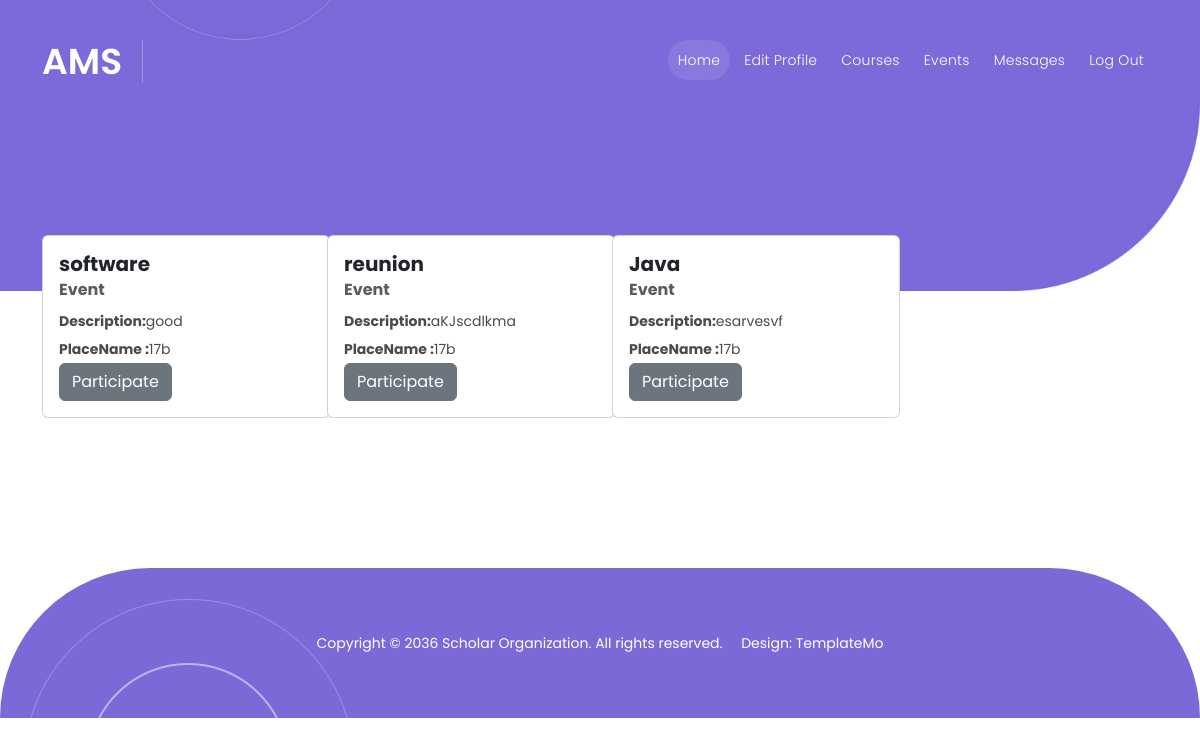
Before: /View/admin/events.php with the older database file.
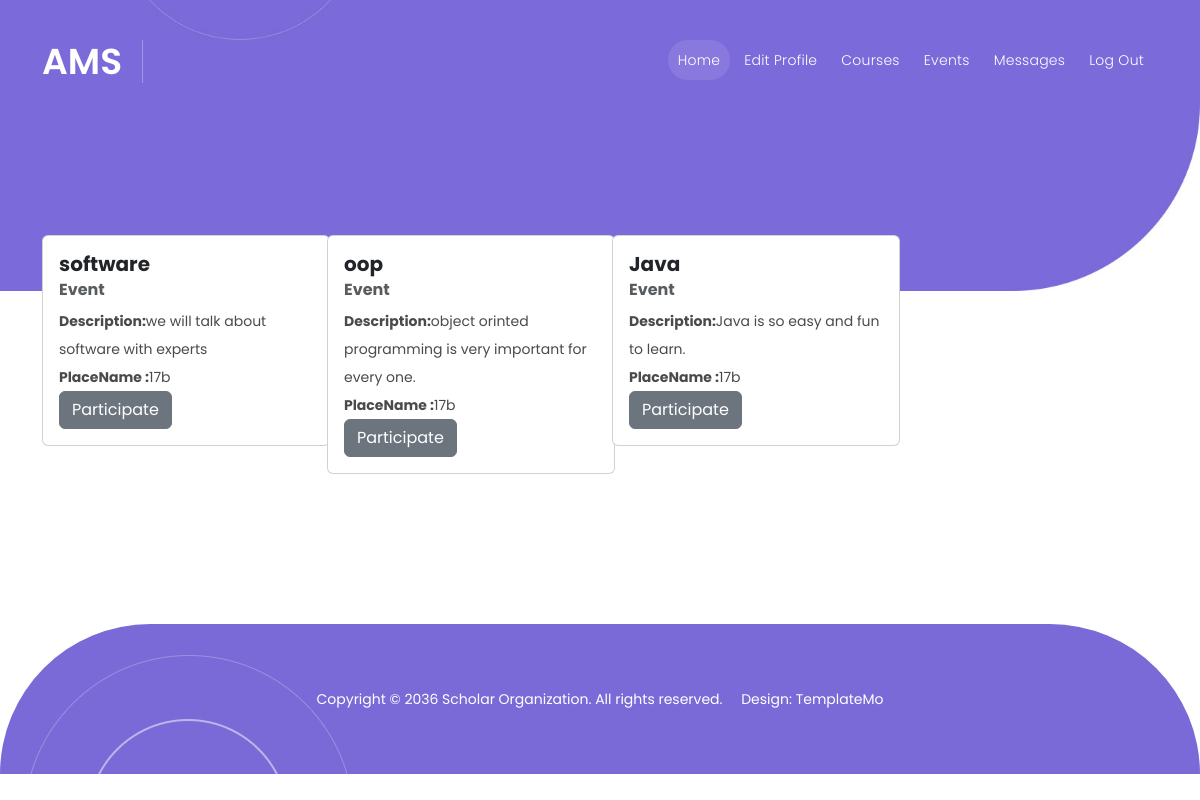
After: the same page with the newer database file.
### tables this page shows
CREATE TABLE `events` (
  `ID` int(11) NOT NULL,
  `NumberOfAttendence` int(11) NOT NULL DEFAULT 0,
  `EventDescription` text NOT NULL,
  `PlaceId` int(11) NOT NULL,
  `name` varchar(70) NOT NULL
);

CREATE TABLE `place` (
  `ID` int(11) NOT NULL,
  `Name` varchar(50) NOT NULL,
  `booking_date` date NOT NULL,
  `time_slot` varchar(50) NOT NULL
);

### View/admin/events.php (the view, shortened to what this page needs)
<?php
require_once("../../Controller/db_conn.php");
?>
<!DOCTYPE html>
<html lang="en">
<head>
  <link href="../vendor/bootstrap/css/bootstrap.min.css" rel="stylesheet">
  <link rel="stylesheet" href="../assets/css/fontawesome.css">
  <link rel="stylesheet" href="../assets/css/templatemo-scholar.css">
  <link rel="stylesheet" href="../assets/css/owl.css">
  <link rel="stylesheet" href="../assets/css/animate.css">
  <link rel="stylesheet" href="https://unpkg.com/swiper@7/swiper-bundle.min.css" />
</head>
<body>
  <header class="header-area header-sticky">
    <div class="container">
      <div class="row">
        <div class="col-12">
          <nav class="main-nav">
            <a href="../../index.php" class="logo">
              <h1>AMS</h1>
            </a>
            <ul class="nav">
            <li class="scroll-to-section"><a href="./home.php" class="active">Home</a></li>
              <li class="scroll-to-section"><a href="./edit.php">Edit Profile</a></li>
              <li class="scroll-to-section"><a href="./courses.php">Courses</a></li>
              <li class="scroll-to-section"><a href="./events.php">Events</a></li>
              <li class="scroll-to-section"><a href="./message.php">Messages</a></li>
              <li class="scroll-to-section"><a href="../../Controller/logout.php">Log out</a></li>
              <li class="scroll-to-section">
              </li>
            </ul>
          </nav>
        </div>
      </div>
    </div>
  </header>
  <div class="main-banner" id="top">
    <div class="container">
      <div class="row">
        <div class="col-lg-16">
          <div class="owl-carousel owl-banner">
          </div>
        </div>
      </div>
    </div>
  </div>
  <div class="features">
    <div class="container">
      <div class="row">
  <?php
  $q='SELECT events.ID, events.name as eventname, `EventDescription`, place.Name as Place_name FROM `events`,`place` where events.PlaceId=place.ID;';
  $post_data=mysqli_query($conn,$q);
  foreach ($post_data as $post): ?>
  <div class="col-lg-3 col-md-6 gy-4">
    <div class="card" style="width: 18rem;">
  <div class="card-body">
    <h5 class="card-title"><?php echo $post['eventname']?></h5>
    <h6 class="card-subtitle mb-2 text-muted">Event</h6>
    <p   class="card-text"> <b>Description:</b><?php echo $post['EventDescription']?></p>
    <p class="card-text"><b>PlaceName :</b><?php echo $post['Place_name']?></p>
    <a  name="participate" href="partevent.php" class="btn btn-secondary">Participate</a>
  </div>
</div></div>
  <?php endforeach; ?></div></div></div>
  <footer>
    <div class="container">
      <div class="col-lg-12">
        <p>Copyright © 2036 Scholar Organization. All rights reserved. &nbsp;&nbsp;&nbsp; Design: <a
            href="https://templatemo.com" rel="nofollow" target="_blank">TemplateMo</a></p>
      </div>
    </div>
  </footer>
</body>
</html>

Changed rows visible on the page:
changed events "software": EventDescription "good" → "we will talk about software with experts"
changed events: name "reunion" → "oop"; EventDescription "aKJscdlkma" → "object orinted programming is very important for every one."
changed events "Java": EventDescription "esarvesvf" → "Java is so easy and fun to learn."
